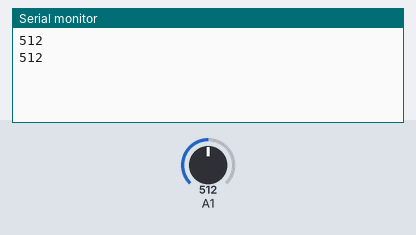
Simulated run of this sketch. Board: Arduino Uno, built with avr-gcc and run on an emulated ATmega328P. On the bench: the last lines printed to the serial monitor. Inputs (shaded band) come from the test bench; at power-on: A1 = 512.

Above: at 5.8 s.
5.9 s: A1 set to 716
At 11.4 s:
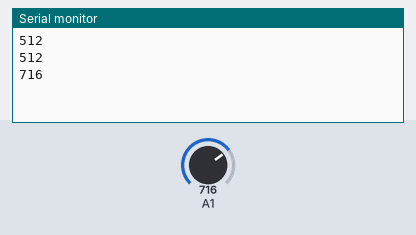
11.9 s: A1 set to 900
At 16.4 s:
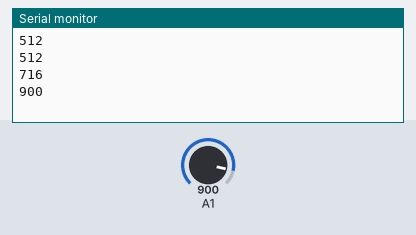
Timing chart, 0 to 17.9 s (numbered marks = the images above; inputs shaded):
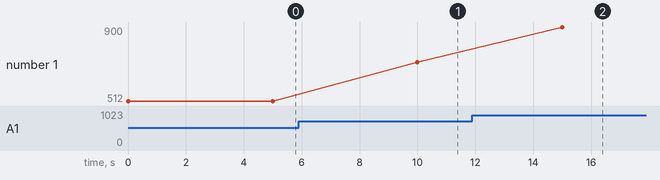

The sketch:

Luz.ino
```cpp
void setup() {
  Serial.begin(115200);
}
void loop() {
  int luz=analogRead(1);
  Serial.println(luz);
  delay(5000);
}
```

Measured:
- after the input at 5.9 s, the serial monitor: prints a new line after 4.1 s (image 1)
- after the input at 11.9 s, the serial monitor: prints a new line after 3.1 s (image 2)
- plotted number 1: 512 → 716 after the input at 5.9 s, 716 → 900 after the input at 11.9 s
